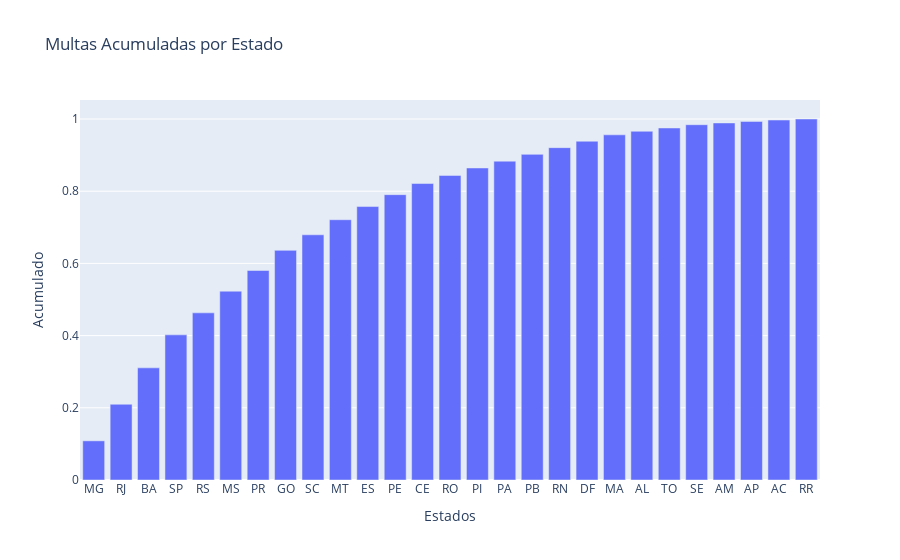

Here is the notebook cell this chart was saved with:
### Code cell
px.bar(
    Tabela_Estados,
    x = 'Estados',
    y = 'Acumulado',
    title = 'Multas Acumuladas por Estado'
)

### Figure 1 — Plotly figure (JSON) as saved in the notebook; plotly's stock layout.template omitted (floating-point values rounded to 4 significant figures)
{"data": [{"alignmentgroup": "True", "hovertemplate": "Estados=%{x}<br>Acumulado=%{y}<extra></extra>", "legendgroup": "", "marker": {"color": "#636efa", "pattern": {"shape": ""}}, "name": "", "offsetgroup": "", "orientation": "v", "showlegend": false, "textposition": "auto", "type": "bar", "x": ["MG", "RJ", "BA", "SP", "RS", "MS", "PR", "GO", "SC", "MT", "ES", "PE", "CE", "RO", "PI", "PA", "PB", "RN", "DF", "MA", "AL", "TO", "SE", "AM", "AP", "AC", "RR"], "xaxis": "x", "y": [0.1085, 0.2098, 0.3107, 0.4021, 0.463, 0.523, 0.5804, 0.6361, 0.6792, 0.721, 0.7575, 0.7905, 0.8213, 0.8438, 0.8644, 0.8832, 0.902, 0.9206, 0.9384, 0.9561, 0.966, 0.9751, 0.9842, 0.989, 0.9933, 0.9971, 1], "yaxis": "y"}], "layout": {"barmode": "relative", "legend": {"tracegroupgap": 0}, "title": {"text": "Multas Acumuladas por Estado"}, "xaxis": {"anchor": "y", "domain": [0, 1], "title": {"text": "Estados"}}, "yaxis": {"anchor": "x", "domain": [0, 1], "title": {"text": "Acumulado"}}}}
